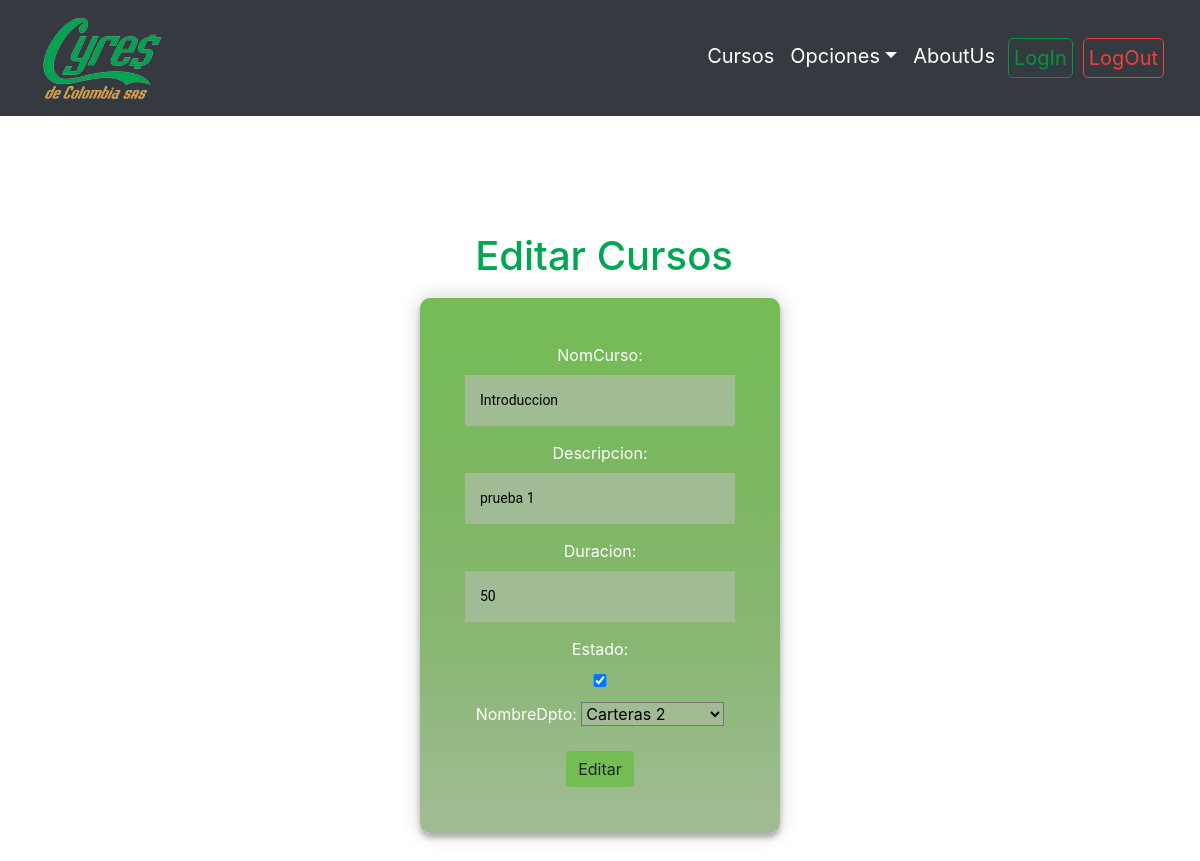
The page /editar/12/ on the database as committed earlier.
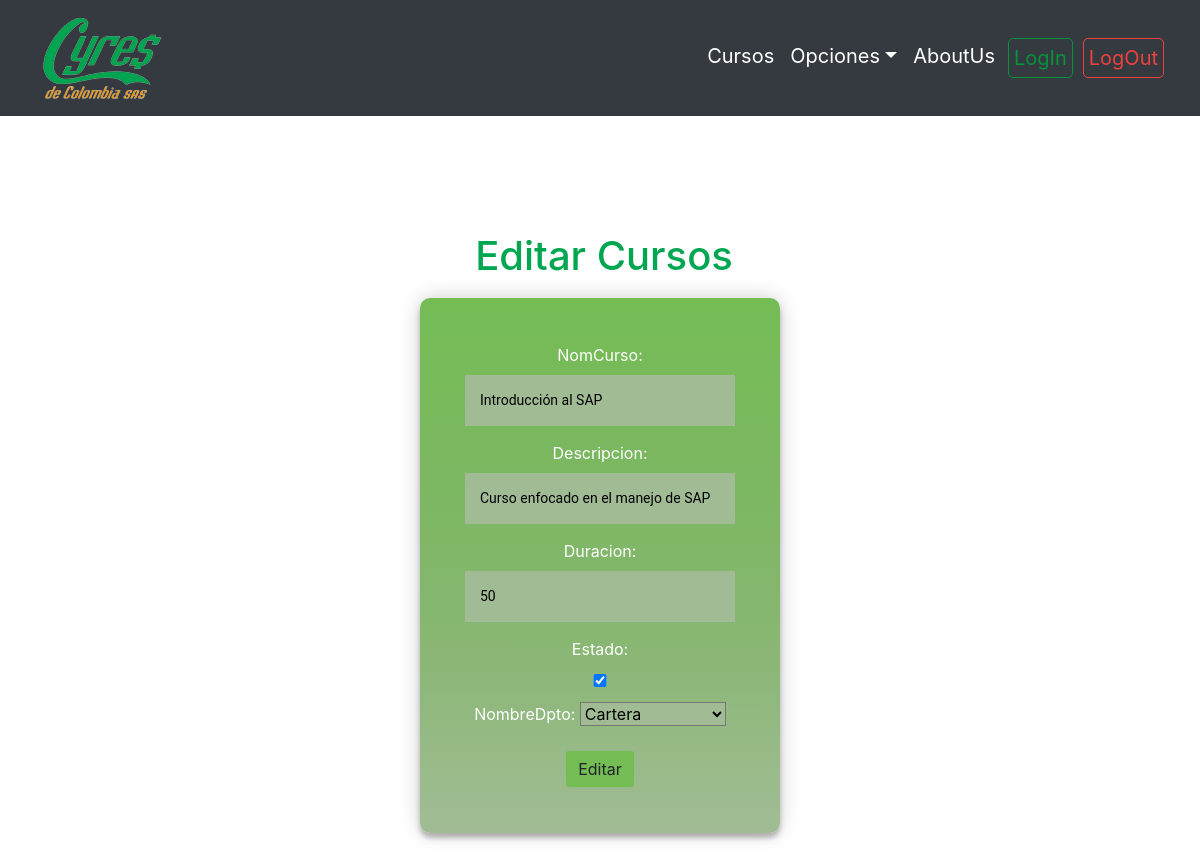
The same page on the database as committed later.
### contenido/models.py (models this page shows, shortened)
class gestionCursos(models.Model):
    nomCurso=models.CharField(max_length=100)
    descripcion=models.CharField(max_length=1000)
    duracion=models.CharField(max_length=3)
    estado=models.BooleanField(default=False)
    nombreDpto=models.ForeignKey(Dpto, on_delete=models.CASCADE, null=False)

class Dpto(models.Model):
    nombreDpto=models.CharField(max_length=100)
    def __str__(self):
        return self.nombreDpto

### contenido/views.py (the view)
# urls.py: path('editar/<int:curso_id>/', views.editar,name="editar"),
def editar(request,curso_id):
    Curso=gestionCursos.objects.get(id=curso_id)
    if request.method=="POST":
        form=agregarCurso(request.POST, instance=Curso)
        if form.is_valid():
            form.save()
        return redirect("home")
    else:
        form=agregarCurso(instance=Curso)
    context={"form":form}
    return render(request,"editar.html",context)

### contenido/forms.py
class agregarCurso(forms.ModelForm):
    class Meta:
        model= gestionCursos
        fields=('nomCurso','descripcion','duracion','estado','nombreDpto')

### contenido/Templates/editar.html (shortened to what this page needs)
{% extends 'layout.html' %}
{% load static %}
{% block content %}
<link rel="stylesheet" type="text/css"  href=" {% static 'css/agregar.css' %}">
<link rel="stylesheet" href="https://cdn.jsdelivr.net/npm/bootstrap@4.3.1/dist/css/bootstrap.min.css"
>
<div class="login-page">
    <h1>Editar Cursos</h1>
        <div class="form">
            <form method="post">
                <div class="form-group">
                    {{ form }}
                </div>
                <button type="submit" class="btn third">Editar</button>
            </form>
        </div>
    </div>
{% endblock %}

Rows that differ between the two databases and show on the page:
changed gestionCursos: nomCurso "Introduccion" → "Introducción al SAP"; descripcion "prueba 1" → "Curso enfocado en el manejo de SAP"
changed Dpto: nombreDpto "Carteras 2" → "Cartera"
